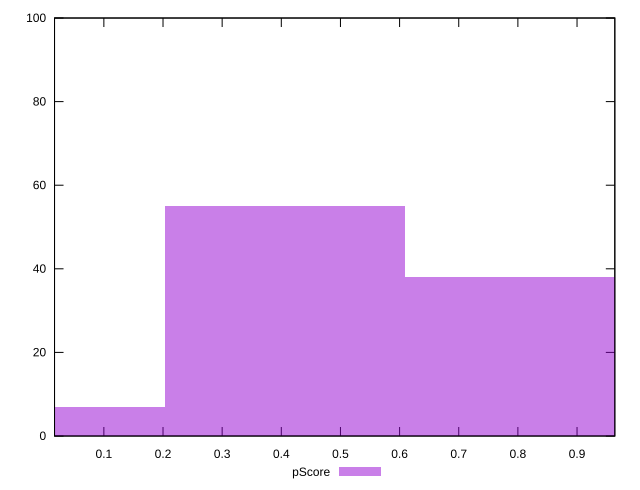

This chart was generated by the following gnuplot code:
reset

$pScore <<EOF
0.8124248968772821 38
0.40621244843864107 55
0 7
EOF

set key outside below
set boxwidth 0.40621244843864107
set xrange [0.01659363310226647:0.9638914552234408]
set yrange [0:100]
set trange [0:100]
set style fill transparent solid 0.5 noborder
set terminal svg size 640, 490 enhanced background rgb 'white'
set output "report_00008_2021-01-22T20:58:29.167/cumulative-layout-shift/samples/pages+cached+noexternal+nosvg/pScore/histogram.svg"

plot $pScore title "pScore" with boxes

reset
